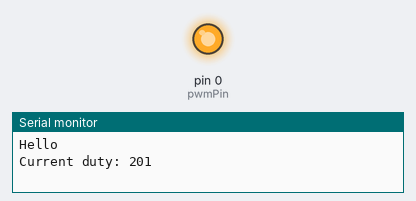
Bench run of a sketch on a simulated Arduino Uno, built for the host (arithmetic inside an expression is 32-bit, double 64-bit). On the bench: output pins drawn as LEDs (lit = HIGH), the last lines printed to the serial monitor.

Above: at 2.0 s.
At 38.0 s:
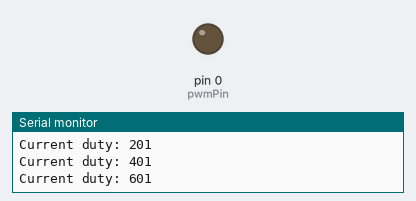
Timing chart, 0 to 41.6 s (numbered marks = the images above):
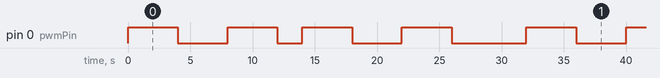

Measured:
- by itself, pin 0 (pwmPin): repeats every 32.0 s: LOW 4.0 s, HIGH 4.0 s, LOW 2.0 s, HIGH 4.0 s, LOW 4.0 s, HIGH 4.0 s, LOW 6.0 s, HIGH 4.0 s
- by itself, everything shown: repeats every 32.0 s, in 8 steps

The sketch:

sketch_aug17c.ino
```cpp
const int pwmPin = 0;


void setup() {
  // setup pwm pin
  pinMode(pwmPin, OUTPUT);
  analogWriteFreq(100);


  // serial
  Serial.begin(115200);
  Serial.print("Hello\n");
}

void pwmDuty(unsigned int duty) {
    analogWrite(pwmPin, duty);
  }

void loop() {
  // put your main code here, to run repeatedly:
  static int direction = 200;
  static int duty = 1;
  if (duty>=1224 || duty<=0) {
      direction = -direction;

    };

     duty += direction;
     pwmDuty(duty);
     Serial.print("Current duty: ");
     Serial.println(duty);

   delay(2000);
}
```
